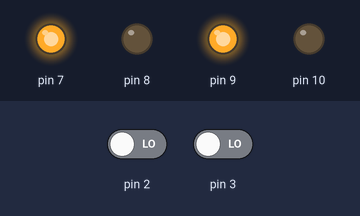
A sketch run on a simulated Arduino Uno, built with avr-gcc and run on an emulated ATmega328P. Shown: output pins drawn as LEDs (lit = HIGH). The inputs (shaded band) are chosen by the test bench; at power-on: pin 2 LOW, pin 3 LOW.

Above: at 1.2 s.
1.3 s: pin 2 driven HIGH
At 2.5 s:
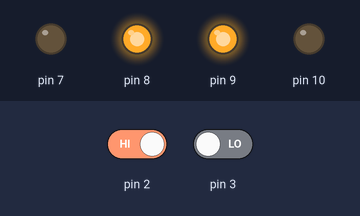
2.8 s: pin 3 driven HIGH
At 3.6 s:
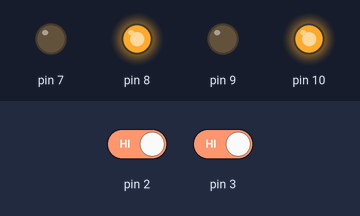
4.3 s: pin 2 driven LOW
At 4.8 s:
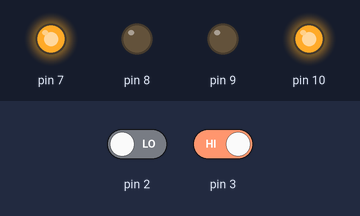
5.8 s: pin 3 driven LOW
At 7.1 s:
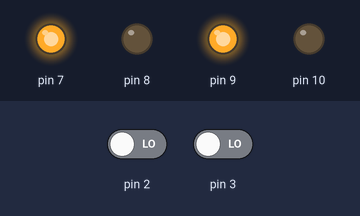
Timing chart, 0 to 8.3 s (numbered marks = the images above; inputs shaded):
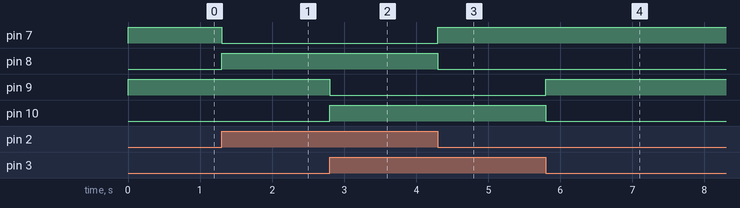

Measured:
- after the input at 1.3 s, pin 7: HIGH → LOW at once; pin 8: LOW → HIGH at once
- after the input at 2.8 s, pin 9: HIGH → LOW at once; pin 10: LOW → HIGH at once
- after the input at 4.3 s, pin 7: LOW → HIGH at once; pin 8: HIGH → LOW at once
- after the input at 5.8 s, pin 9: LOW → HIGH at once; pin 10: HIGH → LOW at once

The sketch:

DumbSlave.ino
```cpp
void setup() {
  // initialize digital pin LED_BUILTIN as an output.
  pinMode(7, OUTPUT);
  pinMode(8, OUTPUT);
  pinMode(9, OUTPUT);
  pinMode(10, OUTPUT);

  pinMode(2, INPUT);
  pinMode(3, INPUT);


}

void loop() {
  if(digitalRead(2)){
    digitalWrite(7, LOW);
    digitalWrite(8, HIGH);
  }else{
    digitalWrite(7, HIGH);
    digitalWrite(8, LOW);
  }

  if(digitalRead(3)){
    digitalWrite(9, LOW);
    digitalWrite(10, HIGH);
  }else{
    digitalWrite(9, HIGH);
    digitalWrite(10, LOW);
  }
}
```
